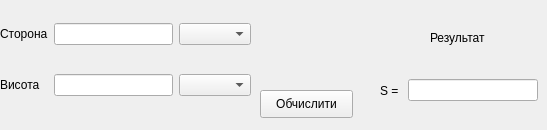
        <widget class="QWidget" name="page_13">
         <widget class="QWidget" name="formLayoutWidget_88">
          <property name="geometry">
           <rect>
            <x>0</x>
            <y>0</y>
            <width>251</width>
            <height>121</height>
           </rect>
          </property>
          <layout class="QGridLayout" name="gridLayout_87">
           <item row="1" column="1">
            <widget class="QLineEdit" name="lineEdit_270"/>
           </item>
           <item row="0" column="2">
            <widget class="QComboBox" name="comboBox_146"/>
           </item>
           <item row="1" column="0">
            <widget class="QLabel" name="label_422">
             <property name="text">
              <string>Висота</string>
             </property>
            </widget>
           </item>
           <item row="0" column="1">
            <widget class="QLineEdit" name="lineEdit_271"/>
           </item>
           <item row="0" column="0">
            <widget class="QLabel" name="label_423">
             <property name="text">
              <string>Сторона</string>
             </property>
            </widget>
           </item>
           <item row="1" column="2">
            <widget class="QComboBox" name="comboBox_147"/>
           </item>
          </layout>
         </widget>
         <widget class="QWidget" name="horizontalLayoutWidget_82">
          <property name="geometry">
           <rect>
            <x>380</x>
            <y>60</y>
            <width>158</width>
            <height>61</height>
           </rect>
          </property>
          <layout class="QHBoxLayout" name="horizontalLayout_83">
           <item>
            <widget class="QLabel" name="label_424">
             <property name="text">
              <string>S = </string>
             </property>
            </widget>
           </item>
           <item>
            <widget class="QLineEdit" name="lineEdit_272"/>
           </item>
          </layout>
         </widget>
         <widget class="QLabel" name="label_425">
          <property name="geometry">
           <rect>
            <x>430</x>
            <y>30</y>
            <width>71</width>
            <height>16</height>
           </rect>
          </property>
          <property name="text">
           <string>Результат</string>
          </property>
         </widget>
         <widget class="QPushButton" name="pushButton_82">
          <property name="geometry">
           <rect>
            <x>260</x>
            <y>90</y>
            <width>93</width>
            <height>28</height>
           </rect>
          </property>
          <property name="text">
           <string>Обчислити</string>
          </property>
         </widget>
        </widget>
